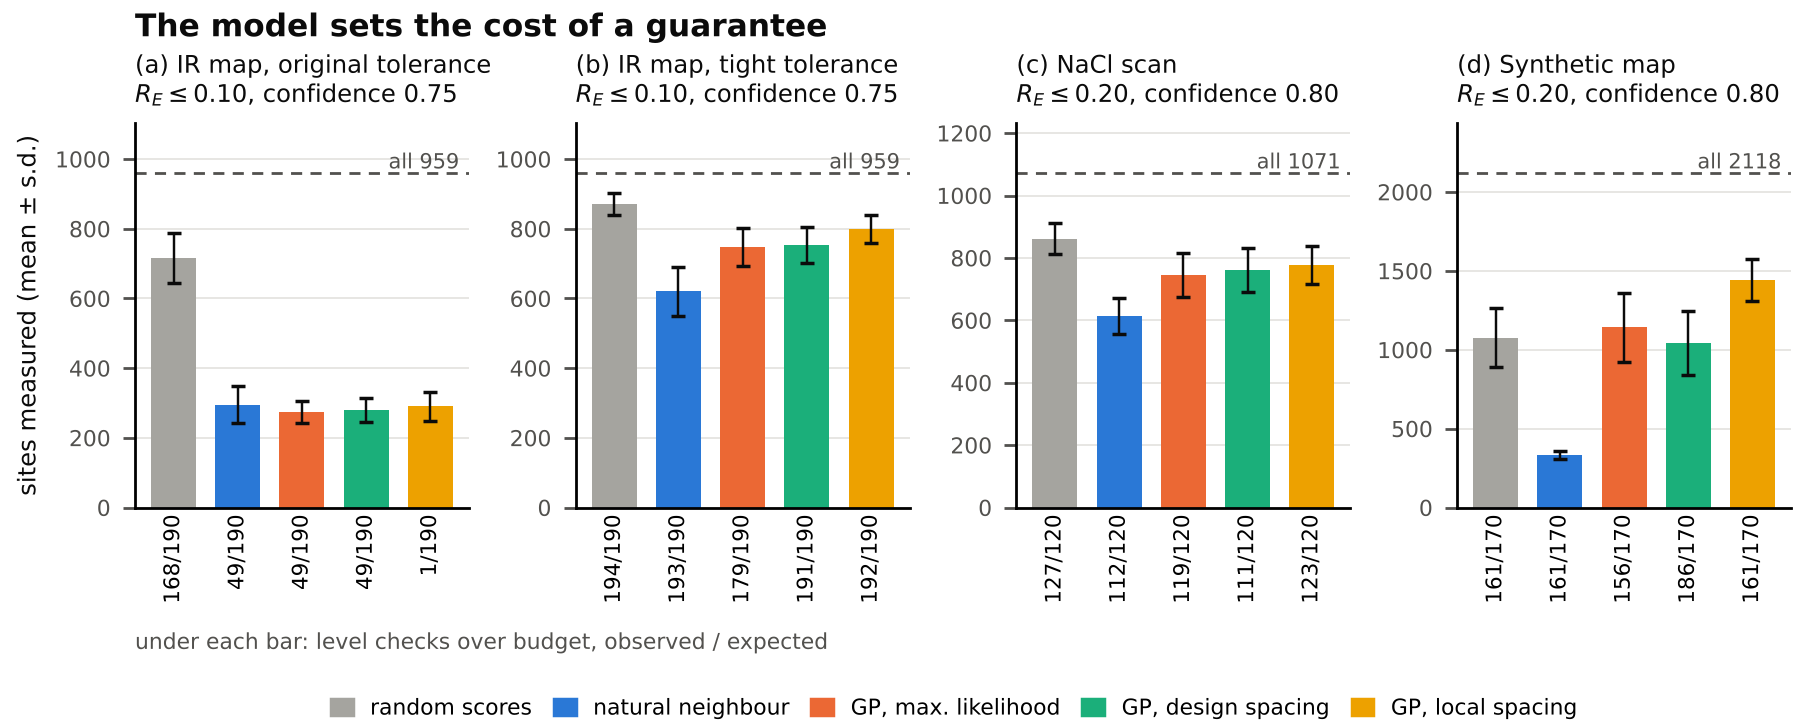

Here is the Python script that generated this plot:
"""
Figure 6: what a guarantee costs under different models. Quantile path, 250 campaigns per configuration.
Bars: sites measured (mean ± s.d.) with random scores and with four interpolation protocols. Under each bar:
level checks over budget on the shared rate, observed / expected under the picked failure probabilities.

    python manuscript/figures/fig_cost.py
"""
import collections
import json
import sys
from pathlib import Path

import matplotlib.pyplot as plt
import numpy as np

FIG = Path(__file__).resolve().parent
ROOT = FIG.parents[1]
sys.path.insert(0, str(FIG))
from fig_protocols import INK, INK2, GRID, load  # noqa: E402

SURF = "white"
ARMS = ["random", "nn", "gp_mle", "gp_design", "gp_nonstationary"]
COL = {"random": "#a5a49f", "nn": "#2a78d6", "gp_mle": "#eb6834", "gp_design": "#1baf7a", "gp_nonstationary": "#eda100"}
LAB = {"random": "random\nscores", "nn": "natural\nneighbour", "gp_mle": "GP, max.\nlikelihood",
       "gp_design": "GP, design\nspacing", "gp_nonstationary": "GP, local\nspacing"}
DATASETS = [
    ("(a) IR map, original tolerance", "ir_nested_{}", "ir_nested_watson", "ir_nested_random", 959, 0.10, 0.75),
    ("(b) IR map, tight tolerance", "ir_tight_{}", "ir_tight_sibson", "ir_tight_random", 959, 0.10, 0.75),
    ("(c) NaCl scan", "nacl_fwhm_nested_{}", "nacl_fwhm_nested_watson", "nacl_fwhm_nested_random", 1071, 0.20, 0.80),
    ("(d) Synthetic map", "syn_peak_2cert_nested_{}", "syn_peak_2cert_nested_watson", "syn_peak_2cert_nested_random",
     2118, 0.20, 0.80),
]


def picked():
    obs, exp = collections.Counter(), collections.Counter()
    for r in json.loads((ROOT / "results/record/PICKED.json").read_text()):
        if r["event"] == "R_E":
            obs[r["row"]] += int(r["exceeded"])
            exp[r["row"]] += float(r["picked"])
    return obs, exp


def main():
    by = load()
    obs, exp = picked()
    plt.rcParams.update({"font.family": "DejaVu Sans", "font.size": 8})
    fig, axs = plt.subplots(1, 4, figsize=(7.2, 2.9), facecolor=SURF,
                            gridspec_kw=dict(left=0.075, right=0.995, top=0.83, bottom=0.30, wspace=0.32))
    x = np.arange(len(ARMS))
    for ax, (title, pat, nn, rnd, n_design, eps, conf) in zip(axs, DATASETS):
        ticks = []
        for i, a in enumerate(ARMS):
            row = rnd if a == "random" else nn if a == "nn" else pat.format(a)
            meas = np.array([r["n_measured"] for r in by[row]])
            ax.bar(i, meas.mean(), width=0.7, color=COL[a], zorder=2)
            ax.errorbar(i, meas.mean(), yerr=meas.std(ddof=1), color=INK, lw=0.7, capsize=2, zorder=3)
            ticks.append(f"{obs[row]}/{exp[row]:.0f}")
        ax.axhline(n_design, color=INK2, lw=0.8, ls=(0, (4, 3)), zorder=1)
        ax.text(4.45, n_design, f"all {n_design}", ha="right", va="bottom", color=INK2, fontsize=6)
        ax.set_ylim(0, n_design * 1.15)
        ax.set_xlim(-0.6, 4.6)
        ax.set_xticks(x, ticks, fontsize=6.2, rotation=90)
        ax.tick_params(axis="x", length=0, pad=2)
        ax.tick_params(axis="y", labelsize=6.3, colors=INK2)
        ax.set_title(f"{title}\n$R_E \\leq {eps:.2f}$, confidence {conf:.2f}", loc="left", fontsize=7, color=INK)
        for s in ("top", "right"):
            ax.spines[s].set_visible(False)
        ax.yaxis.grid(True, color=GRID, lw=0.5)
        ax.set_axisbelow(True)
    axs[0].set_ylabel("sites measured (mean ± s.d.)", fontsize=7, color=INK)
    fig.text(0.075, 0.105, "under each bar: level checks over budget, observed / expected", fontsize=6.3, color=INK2)
    handles = [plt.Rectangle((0, 0), 1, 1, color=COL[a]) for a in ARMS]
    fig.legend(handles, [LAB[a].replace("\n", " ") for a in ARMS], loc="lower center", ncol=5, fontsize=6.3,
               frameon=False, bbox_to_anchor=(0.53, -0.02), columnspacing=1.0, handlelength=1.0)
    fig.text(0.075, 0.95, "The model sets the cost of a guarantee", fontsize=9, fontweight="bold", color=INK)
    fig.savefig(FIG / "fig_cost.png", dpi=250, facecolor=SURF)
    fig.savefig(FIG / "fig_cost.pdf", facecolor=SURF)
    print("wrote", FIG / "fig_cost.png")


if __name__ == "__main__":
    main()
